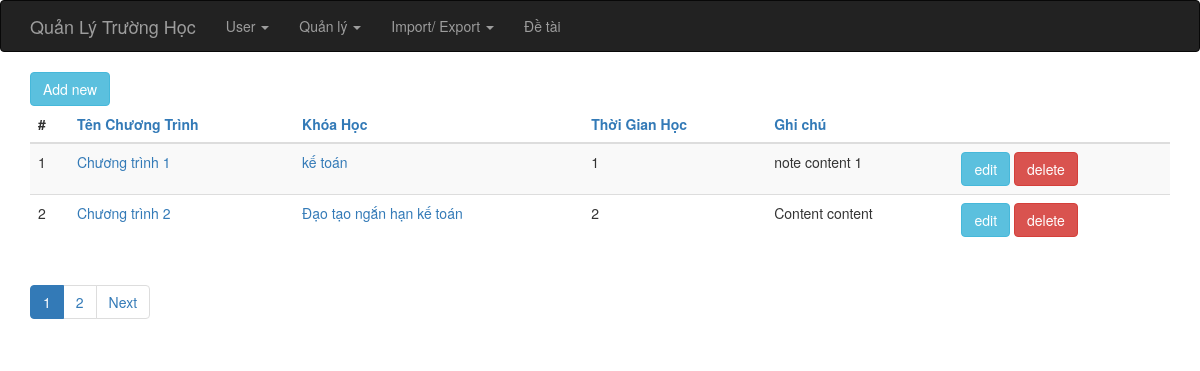
The page /index.php?op=chuongtrinh_list on the database as committed earlier.
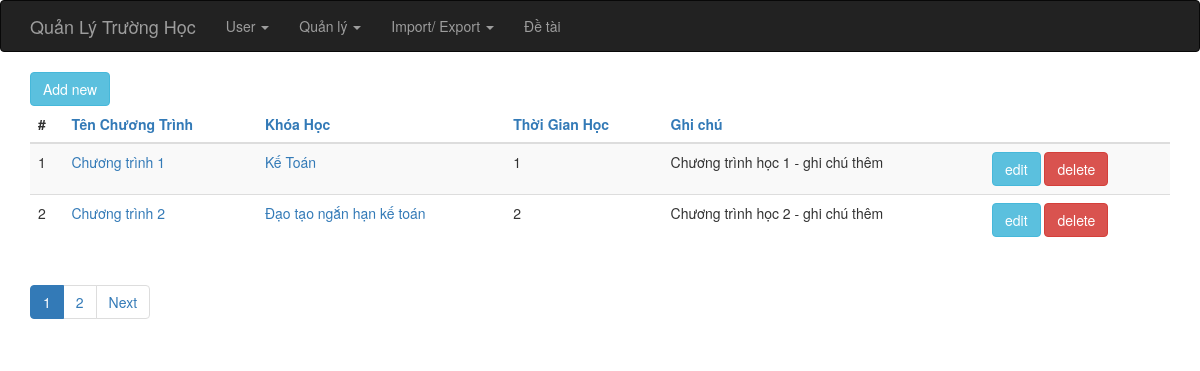
The same page on the database as committed later.
### tables this page shows
CREATE TABLE IF NOT EXISTS `chuong_trinh_hoc` (
  `id` int(6) unsigned NOT NULL AUTO_INCREMENT,
  `ten_chuong_trinh` varchar(255) NOT NULL,
  `khoa_hoc_id` varchar(255) NOT NULL,
  `ghi_chu` varchar(255) DEFAULT NULL,
  `total_time` int(6) DEFAULT NULL,
  PRIMARY KEY (`id`)
);

CREATE TABLE IF NOT EXISTS `khoa_hoc` (
  `id` int(6) unsigned NOT NULL AUTO_INCREMENT,
  `ma_khoa_hoc` varchar(255) NOT NULL,
  `ten_khoa_hoc` varchar(255) NOT NULL,
  `khoa_id` int(6) DEFAULT NULL,
  `ghi_chu` varchar(255) DEFAULT NULL,
  `time_start` date DEFAULT NULL,
  `time_end` date DEFAULT NULL,
  PRIMARY KEY (`id`)
);

### index.php (called while the page is built, shortened)
<?php
require_once 'controller/IndexController.php';
$controller = new IndexController();
$controller->handleRequest();
?>

### model/KhoaHocGateway.php (called while the page is built, shortened)
<?php
class KhoaHocGateway {
    public function selectAll($order, $start, $limit) {
        $dbOrder =  mysql_real_escape_string($order);
        $dbres = mysql_query("SELECT * FROM khoa_hoc ORDER BY $dbOrder ASC limit {$start},{$limit}");
        $data = array();
        while ( ($obj = mysql_fetch_object($dbres)) != NULL ) {
            $data[] = $obj;
        }
        return $data;
    }
}
?>

### model/KhoaHocService.php (called while the page is built, shortened)
<?php
require_once 'model/KhoaHocGateway.php';
class KhoaHocService {
    private $index = NULL;
    private $khoahocGateway    = NULL;
    public function __construct() {
        $this->index = new IndexService();
        $this->khoahocGateway = new KhoaHocGateway();
    }
    public function getAll($order, $start, $limit) {
        try {
            $this->index->openDb();
            $res = $this->khoahocGateway->selectAll($order, $start, $limit);
            $this->index->closeDb();
            return $res;
        } catch (Exception $e) {
            $this->index->closeDb();
            throw $e;
        }
    }
}
?>

### model/ChuongTrinhGateway.php (called while the page is built, shortened)
<?php
class ChuongTrinhGateway {
    public function allRecord() {
        $dbres = mysql_query("SELECT * FROM chuong_trinh_hoc");
        return mysql_num_rows($dbres);
    }
    public function selectAll($order, $start, $limit) {
        if ( !isset($order) ) {
            $order = "ten_chuong_trinh";
        }
        $dbOrder =  mysql_real_escape_string($order);
        $dbres = mysql_query("SELECT * FROM chuong_trinh_hoc ORDER BY $dbOrder ASC limit {$start},{$limit}");
        $data = array();
        while ( ($obj = mysql_fetch_object($dbres)) != NULL ) {
            $data[] = $obj;
        }
        return $data;
    }
}
?>

### model/ChuongTrinhService.php (called while the page is built, shortened)
<?php
require_once 'model/ChuongTrinhGateway.php';
class ChuongTrinhService {
    private $index = NULL;
    private $chuongtrinhGateway    = NULL;
    public function __construct() {
        $this->index = new IndexService();
        $this->chuongtrinhGateway = new ChuongTrinhGateway();
    }
    public function totalRecord()
    {
        try {
            $this->index->openDb();
            $res = $this->chuongtrinhGateway->allRecord();
            $this->index->closeDb();
            return $res;
        } catch (Exception $e) {
            $this->index->closeDb();
            throw $e;
        }
    }
    public function getAll($order, $start, $limit) {
        try {
            $this->index->openDb();
            $res = $this->chuongtrinhGateway->selectAll($order, $start, $limit);
            $this->index->closeDb();
            return $res;
        } catch (Exception $e) {
            $this->index->closeDb();
            throw $e;
        }
    }
}
?>

### view/chuongtrinh/list.php (the view)
<?php require_once(realpath($_SERVER["DOCUMENT_ROOT"]) .'/school/view/include/header.php');?>
<?php
    $Pagination = new Pagination();
?>
<div class="container">
    <div><a href="index.php?op=chuongtrinh_new" class="btn btn-info">Add new</a></div>
    <?php if ( count($data) > 0 ) { ?>
    <table class="table table-striped">
        <thead>
        <tr>
            <th>#</th>
            <th><a href="?op=chuongtrinh_list&orderby=ten_chuong_trinh">Tên Chương Trình</a></th>
            <th><a href="?op=chuongtrinh_list&orderby=khoa_hoc_id">Khóa Học</a></th>
            <th><a href="?op=chuongtrinh_list&orderby=total_time">Thời Gian Học</a></th>
            <th><a href="?op=chuongtrinh_list&orderby=ghi_chu">Ghi chú</a></th>
            <th>&nbsp;</th>
        </tr>
        </thead>
        <tbody>
        <?php $i = 0; foreach ($data as $item): $i++;?>
            <tr>
                <td><?php echo $i;?></td>
                <td><a href="index.php?op=chuongtrinh_show&id=<?php echo $item->id; ?>"><?php echo $item->ten_chuong_trinh; ?></a></td>
                <td>
                    <a href="index.php?op=khoahoc_show&id=<?php echo $item->khoa_hoc_id; ?>">
                        <?php foreach ($khoaHocList as $khoahoc) {
                            if ( $item->khoa_hoc_id == $khoahoc->id ) {
                                echo $khoahoc->ten_khoa_hoc;
                            }
                        }; ?>
                    </a></td>
                <td><?php echo $item->total_time; ?></td>
                <td><?php echo $item->ghi_chu; ?></td>
                <td>
                    <a href="index.php?op=chuongtrinh_edit&id=<?php echo $item->id; ?>" class="btn btn-info">edit</a>
                    <a href="index.php?op=chuongtrinh_delete&id=<?php echo $item->id; ?>" class="btn btn-danger" onclick="return checkDel()">delete</a>
                </td>
            </tr>
        <?php endforeach; ?>
        </tbody>
    </table>
    <ul class="pagination">
        <?php echo $Pagination->listPages($totalPages); ?>
    </ul>
    <?php } else { ?>
        <h5>Empty list.</h5>
    <?php } ?>
</div>
<?php require_once(realpath($_SERVER["DOCUMENT_ROOT"]) .'/school/view/include/footer.php');?>

### controller/IndexController.php (shortened to what this page needs)
<?php
require_once 'model/KhoaService.php';
require_once 'model/Pagination.php';
require_once 'model/KhoaHocService.php';
require_once 'model/ChuongTrinhService.php';
class IndexController {
    private $khoahocService = NULL;
    private $chuongtrinhService = NULL;
    public function __construct() {
        $this->khoahocService = new KhoaHocService();
        $this->chuongtrinhService = new ChuongTrinhService();
    }
    public function handleRequest() {
        $op = isset($_GET['op'])?$_GET['op']:NULL;
        try {
            if ( !$op ) {
                $this->indexPage();
            } elseif ($op == 'khoa_list') {
                $this->listKhoa();
            } elseif ($op == 'khoa_new') {
                $this->saveKhoa();
            } elseif ($op == 'khoa_show') {
                $this->showKhoa();
            } elseif ($op == 'khoa_edit') {
                $this->editKhoa();
            } elseif ($op == 'khoa_delete') {
                $this->deleteKhoa();
            } elseif (strpos($op, "khoa_list") !== false) {
                $this->listKhoa();
            } elseif ($op == 'user_register') {
                $this->saveUser();
            } elseif ($op == 'user_login') {
                $this->loginUser();
            } elseif ($op == 'user_info') {
                $this->infoUser();
            } elseif ($op == 'user_logout') {
                $this->logoutUser();
            } elseif ($op == 'import_gv') {
                $this->importUser();
            } elseif ($op == 'user_changepassword') {
                $this->changePassUser();
            } elseif ($op == 'user_edit') {
                $this->changeUser();
            } elseif ($op == 'import_sv') {
                $this->importSV();
            } elseif ($op == 'khoahoc_list') {
                $this->listKhoaHoc();
            } elseif ($op == 'khoahoc_new') {
                $this->saveKhoaHoc();
            } elseif ($op == 'khoahoc_show') {
                $this->showKhoaHoc();
            } elseif ($op == 'khoahoc_edit') {
                $this->editKhoaHoc();
            } elseif ($op == 'khoahoc_delete') {
                $this->deleteKhoaHoc();
            } elseif (strpos($op, "khoahoc_list") !== false) {
                $this->listKhoaHoc();
            } elseif ($op == 'chuongtrinh_list') {
                $this->listChuongTrinh();
            } elseif ($op == 'chuongtrinh_new') {
                $this->saveChuongTrinh();
            } elseif ($op == 'chuongtrinh_show') {
                $this->showChuongTrinh();
            } elseif ($op == 'chuongtrinh_edit') {
                $this->editChuongTrinh();
            } elseif ($op == 'chuongtrinh_delete') {
                $this->deleteChuongTrinh();
            } elseif (strpos($op, "chuongtrinh_list") !== false) {
                $this->listChuongTrinh();
            } elseif ($op == 'gv_list') {
                $this->listGV();
            } elseif ($op == 'gv_new') {
                $this->saveGV();
            } elseif ($op == 'gv_show') {
                $this->showGV();
            } elseif ($op == 'gv_edit') {
                $this->editGV();
            } elseif ($op == 'gv_delete') {
                $this->deleteGV();
            } elseif (strpos($op, "gv_list") !== false) {
                $this->listGV();
            } elseif ($op == 'sv_list') {
                $this->listSV();
            } elseif ($op == 'sv_new') {
                $this->saveSV();
            } elseif ($op == 'sv_show') {
                $this->showSV();
            } elseif ($op == 'sv_edit') {
                $this->editSV();
            } elseif ($op == 'sv_delete') {
                $this->deleteSV();
            } elseif (strpos($op, "sv_list") !== false) {
                $this->listSV();
            } elseif ($op == 'bomon_list') {
                $this->listBoMon();
            } elseif ($op == 'bomon_new') {
                $this->saveBoMon();
            } elseif ($op == 'bomon_show') {
                $this->showBoMon();
            } elseif ($op == 'bomon_edit') {
                $this->editBoMon();
            } elseif ($op == 'bomon_delete') {
                $this->deleteBoMon();
            } elseif (strpos($op, "bomon_list") !== false) {
                $this->listBoMon();
            } elseif ($op == 'detai_list') {
                $this->listDeTai();
            } elseif ($op == 'detai_new') {
                $this->saveDeTai();
            } elseif ($op == 'detai_show') {
                $this->showDeTai();
            } elseif ($op == 'detai_edit') {
                $this->editDeTai();
            } elseif ($op == 'detai_delete') {
                $this->deleteDeTai();
            } elseif (strpos($op, "detai_list") !== false) {
                $this->listDeTai();
            } elseif (strpos($op, "khoahoc_detai") !== false) {
                $this->listDeTaiKH();
            } elseif (strpos($op, "khoa_detai") !== false) {
                $this->listDeTaiKhoa();
            }  elseif (strpos($op, "export_dt") !== false) {
                $this->exportDT();
            } else {
                $this->showError("Page not found", "Page for operation ".$op." was not found!");
            }
        } catch ( Exception $e ) {
            $this->showError("Application error", $e->getMessage());
        }
    }
    public function listChuongTrinh() {
        $orderby = isset($_GET['orderby'])?$_GET['orderby']:NULL;
        $totalRecord = $this->chuongtrinhService->totalRecord();
        $Pagination = new Pagination();
        $limit = $Pagination->limit;
        $start = $Pagination->start();
        $totalPages = $Pagination->totalPages($totalRecord);
        $data = $this->chuongtrinhService->getAll($orderby, $start, $limit);
        $khoaHocList = $this->khoahocService->getAll('id',0,300);
        include 'view/chuongtrinh/list.php';
    }
}
?>

### view/include/header.php (shortened to what this page needs)
<!DOCTYPE html>
<html>
<head>
    <link rel="stylesheet" href="libs/css/bootstrap.min.css">
    <link rel="stylesheet" href="libs/css/style.css">
</head>
<body>
<nav class="navbar navbar-inverse">
    <div class="container">
        <div class="navbar-header">
            <a class="navbar-brand" href="index.php">Quản Lý Trường Học</a>
        </div>
        <ul class="nav navbar-nav">
            <li class="dropdown <?php if (strpos($_SERVER['REQUEST_URI'], "user_") !== false) { echo 'active';}?>">
                <a class="dropdown-toggle" data-toggle="dropdown" href="#">User
                    <span class="caret"></span></a>
            </li>
            <li>
                <a class="dropdown-toggle" data-toggle="dropdown" href="#">Quản lý
                    <span class="caret"></span></a>
            </li>
            <li>
                <a class="dropdown-toggle" data-toggle="dropdown" href="#">Import/ Export
                    <span class="caret"></span></a>
            </li>
            <li><a href="index.php?op=detai_list">Đề tài</a></li>
        </ul>
    </div>
</nav>
<div class="page-wrap">

### model/Pagination.php (shortened to what this page needs)
<?php
class Pagination{
    public $limit = 2;
    protected $_baseUrl;
    public function __construct(){
        $this->_baseUrl = $_SERVER['REQUEST_URI'];
        if (strpos($this->_baseUrl, "_list") !== false) {
            $parts = parse_url($this->_baseUrl);
            parse_str($parts['query'], $query);
            $arrayOp = explode("?", $query['op']);
            $this->_baseUrl = 'index.php?op=' .$arrayOp[0];
        }
    }
    public function start(){
        if(isset($_GET['start'])){
            $start = $_GET['start'];
        }else{
            $start = 0;
        }
        return $start;
    }
    public function totalPages($totalRecord){
        if(isset($_GET['pages'])){
            $totalPages = $_GET['pages'];
        }else{
            $totalPages = ceil($totalRecord/$this->limit);
        }
        return $totalPages;
    }
    public function listPages($totalPages){
        $start = $this->start();
        $limit = $this->limit;
        $listPage = '';
        if($totalPages > 1){
            $current = ($start/$limit) + 1;
            for($i=1;$i<=$totalPages;$i++){
                $newstart = ($i - 1)*$limit;
                if($i == $current){
                    $listPage .= "<li class='active'><span class='current'>".$i."</span></li>";
                }else{
                    $listPage .= "<li><a href='".$this->_baseUrl."?pages=$totalPages&start=$newstart'>".$i."</a></li>";
                }
            }
            if($current != $totalPages){
                $newstart = $start + $limit;
                $listPage .= "<li><a href='".$this->_baseUrl."?pages=$totalPages&start=$newstart'>Next</a></li>";
            }
        }
        return $listPage;
    }
}
?>

### view/include/footer.php (shortened to what this page needs)
</body>
</html>

### libs/css/style.css (style rules this page uses)
html, body { height: 100%; }
.page-wrap { min-height: 100%; margin-bottom: -120px; }
.page-wrap:after { content: ""; display: block; }
footer, .page-wrap:after { height: 120px; }
.page-wrap .container { background: #fff; }

Rows that differ between the two databases and show on the page:
changed chuong_trinh_hoc "Chương trình 1": ghi_chu "note content 1" → "Chương trình học 1 - ghi chú thêm"
changed khoa_hoc: ten_khoa_hoc "kế toán" → "Kế Toán"
changed chuong_trinh_hoc "Chương trình 2": ghi_chu "Content content" → "Chương trình học 2 - ghi chú thêm"
